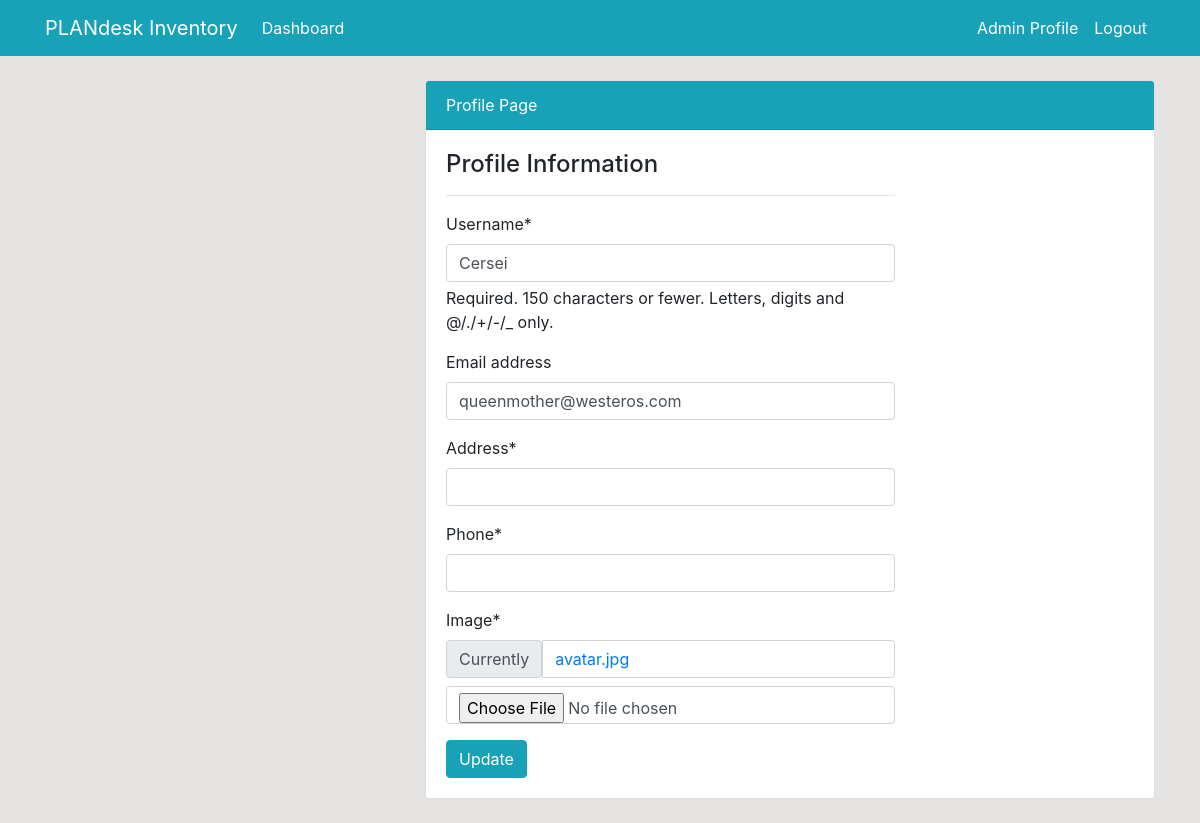
The page /profile/update/ (signed in) on the database as committed earlier.
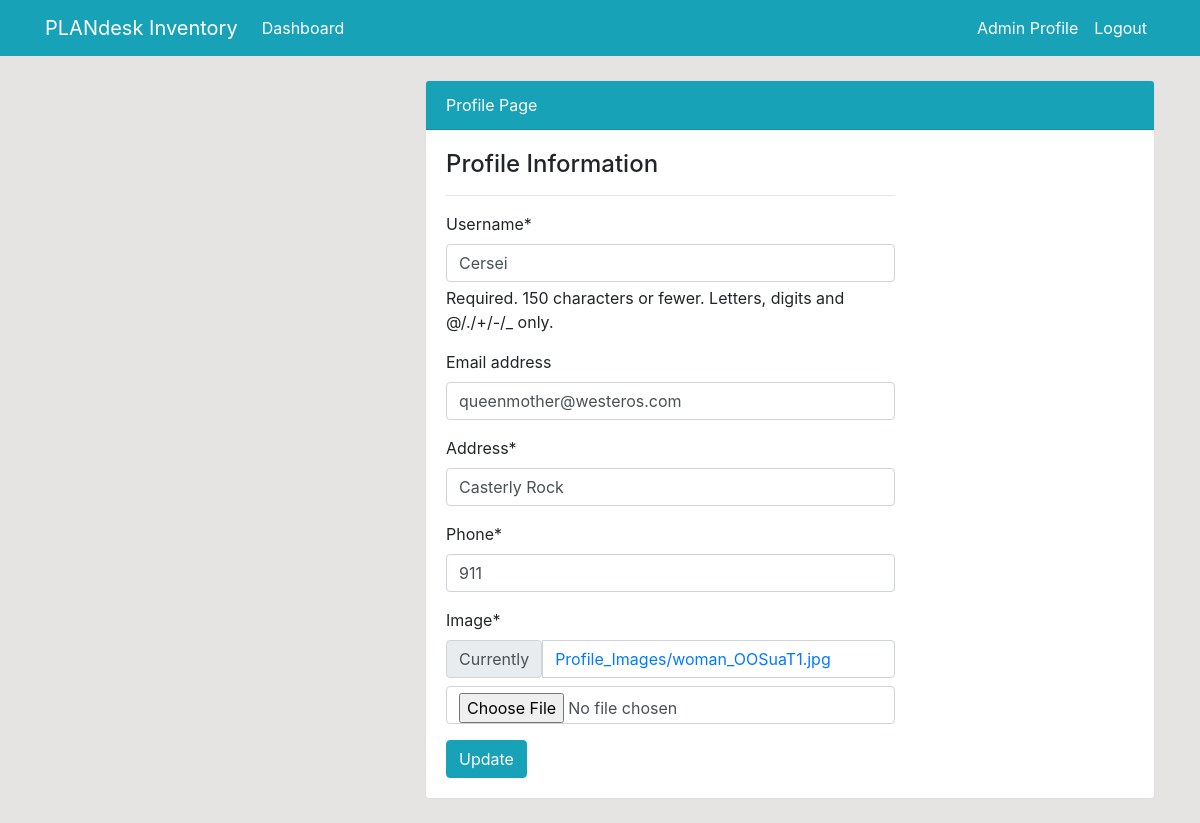
The same page on the database as committed later.
### user/models.py (models this page shows, shortened)
class Profile(models.Model):
    staff = models.OneToOneField(User, on_delete=models.CASCADE, null=True)
    address = models.CharField(max_length=200, null=True)
    phone = models.CharField(max_length=20, null=True)
    image = models.ImageField(default='avatar.jpg', upload_to='Profile_Images')

### user/views.py (the view)
# urls.py: path('profile/update/', user_view.profile_update, name='user-profile-update'),
def profile_update(request):
    if request.method == 'POST':
        user_form = UserUpdateForm(request.POST, instance=request.user)
        profile_form = ProfileUpdateForm(request.POST, request.FILES, instance=request.user.profile)
        if user_form.is_valid() and profile_form.is_valid():
            user_form.save()
            profile_form.save()
            return redirect('user-profile')
    else:
        user_form = UserUpdateForm(instance=request.user)
        profile_form = ProfileUpdateForm(instance=request.user.profile)
    context = {
        'user_form':user_form,
        'profile_form':profile_form,
    }
    return render(request, 'user/profile_update.html', context)

### user/forms.py
class UserUpdateForm(forms.ModelForm):
    class Meta:
        model = User
        fields = ['username', 'email']

class ProfileUpdateForm(forms.ModelForm):
    class Meta:
        model = Profile
        fields = ['address', 'phone', 'image']

### templates/user/profile_update.html (shortened to what this page needs)
{% extends 'partials/base.html' %} {%block title%} Login Page {%endblock%}
{% load crispy_forms_tags %}
{% block content %}
<div class="container">
  <div class="row my-4">
    <div class="col-md-4"></div>
    <div class="col-md-8">
      <div class="card">
        <div class="card-header bg-info text-white">Profile Page</div>
        <div class="card-body">
          <div class="row">
            <div class="col-md-8">
              <span class="h4"> Profile Information</span>
              <hr />
              <form method="POST" enctype="multipart/form-data">
                {{ user_form|crispy }}
                {{ profile_form|crispy}}
                <input class="btn btn-info" type="submit" value="Update" />
              </form>
            </div>
          </div>
        </div>
      </div>
    </div>
  </div>
</div>
{%endblock%}

Rows that differ between the two databases and show on the page:
changed Profile: address (not shown) → "Casterly Rock"; phone (not shown) → "911"
Other text that changed with them:
text no longer shown: "Address * Phone * Image * Currently avatar.jpg"
text now shown: "Address * Phone * Image * Currently Profile_Images/woman_OOSuaT1.jpg"
